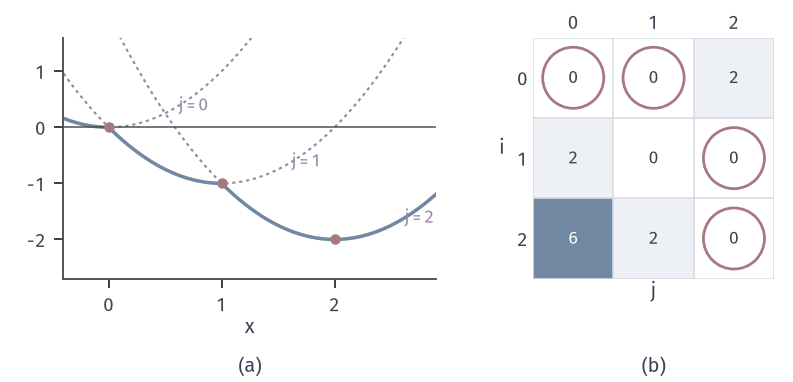

Reproduce this figure in Python.
from pathlib import Path
import sys
HERE = Path(__file__).resolve().parent
sys.path.insert(0, str(HERE.parent/'ot-common'))
from common import *
from matplotlib.colors import LinearSegmentedColormap
# Running example, dual potentials f=(0,-1,-2), g=(0,1,2) for c=(x-y)^2.
# (a) curves (x-y_j)^2 - g_j (purple dotted), lower envelope f^c(x)=min_j (blue), red dots f_i at x_i.
# (b) slack s_ij = c_ij - f_i - g_j (white-to-blue), plan support of PI_OPT ringed in red.
a, b, C, f, g = A_EX, B_EX, C_EX, F_EX, G_EX
S = C-f[:, None]-g[None, :]
assert S.min() >= 0 and np.all(S[PI_OPT > 0] == 0)
xs = np.linspace(-.4, 2.9, 400)
cur = np.array([(xs-y)**2-gj for y, gj in zip(Y_EX, g)])
env = cur.min(0)
fig, axs = figure(width_mm=112, height_mm=54, ncols=2, gridspec_kw={'width_ratios': [1.5, 1]})
panel(fig, left=.08, right=.98, top=.9, bottom=.27, wspace=.3)
ax = axs[0]
for k in range(3):
    ax.plot(xs, cur[k], color=PURPLE, lw=.85, ls=DOT)
    ax.text(Y_EX[k]+.62, .3844-g[k], f'$j={k}$', color=PURPLE, fontsize=7, va='center')
ax.plot(xs, env, color=BLUE, lw=1.4)
for i in range(3):
    dot(ax, X_EX[i], f[i])
ax.axhline(0, color=STROKE, lw=.6)
ax.set_ylim(-2.7, 1.6); ax.set_xlim(-.4, 2.9)
ax.set_xticks([0, 1, 2]); ax.set_yticks([-2, -1, 0, 1])
ax.set_xlabel('$x$', labelpad=1)
ax = axs[1]
heat(ax, S, vmax=6, fmt='{:.0f}')
for i, j in zip(*np.nonzero(PI_OPT)):
    ax.add_patch(__import__('matplotlib').patches.Circle((j, i), .38, fill=False, ec=RED, lw=1.1))
ax.set_xlabel('$j$', labelpad=1); ax.set_ylabel('$i$', labelpad=6, rotation=0)
tags(fig, axs)
save(fig, HERE, 'figure', {'slack': S.tolist(), 'dual_value': float(a@f+b@g), 'primal': float((C*PI_OPT).sum())})
